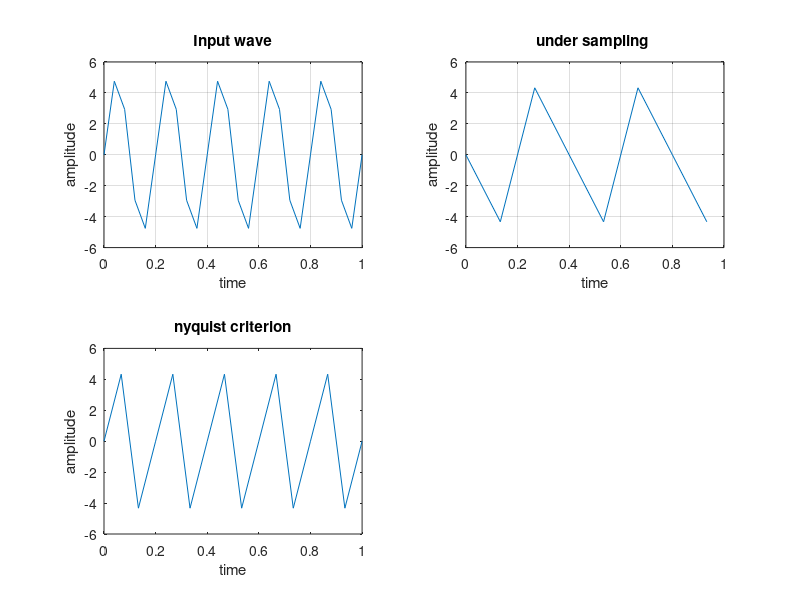

Write MATLAB code to recreate this figure.
close all;
clear all;
fm=input("Enter max frequency:");
am=input("Enter the amplitude");
cy=input("Enter the no of cycles:");
fs1=1.5*fm;
t=0:1/(fm*fm):cy/fm;
amplitude=am*sin(2*pi*fm*t);
subplot(221);
plot(t,amplitude);
title("Input wave");
xlabel("time");
ylabel("amplitude");
grid on;
t1=0:1/(fs1):cy/fm;
amplitude1=am*sin(2*pi*fm*t1);
subplot(222);
plot(t1,amplitude1);
title("under sampling ");
xlabel("time");
ylabel("amplitude");
grid on;
fs2=3*fm;
t2=0:1/(fs2):cy/fm;
amplitude2=am*sin(2*pi*fm*t2);
subplot(223);
plot(t2,amplitude2);
title("nyquist criterion");
xlabel("time");
ylabel("amplitude");
